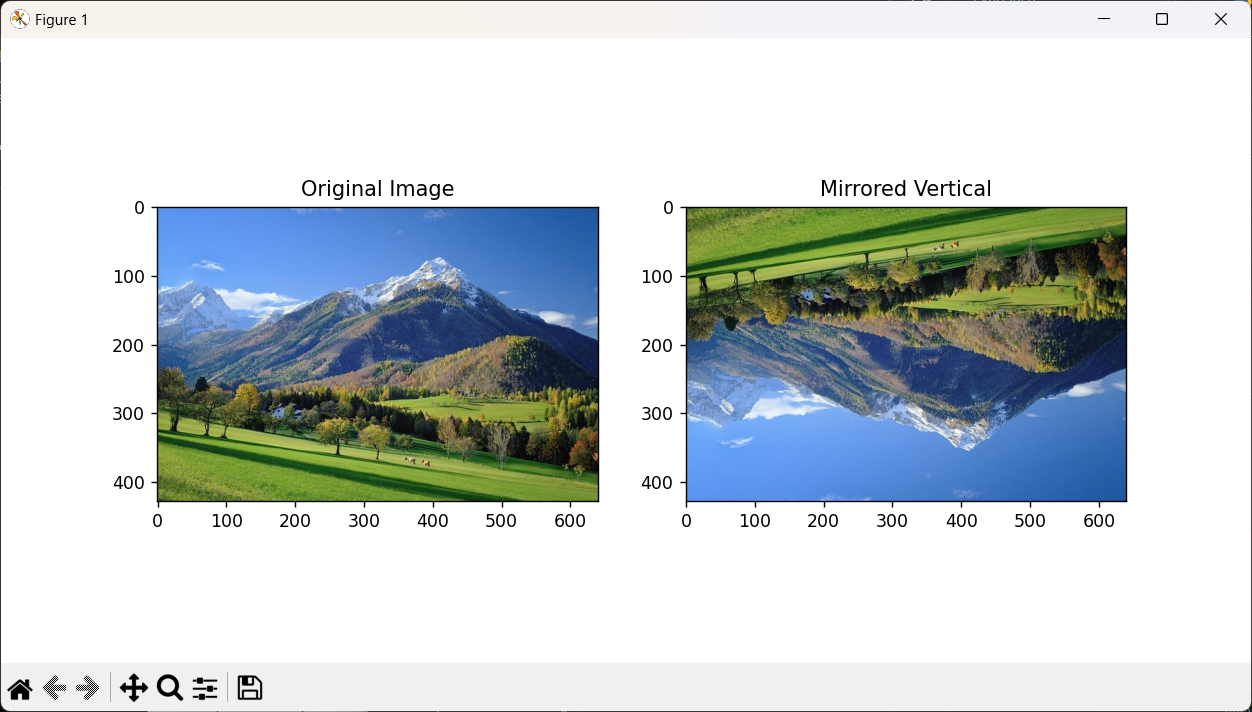

Write the Python code that produced this figure.
import numpy as np
import imageio as img
import matplotlib.pyplot as plt

# gambar
image = img.imread('D:\\gunung.jpg')

# Membuat mirror vertikal
mirrored_image = np.flip(image, axis=0)

# Menampilkan hasil
plt.figure(figsize=(10, 5))
plt.subplot(1, 2, 1)
plt.title("Original Image")
plt.imshow(image)

plt.subplot(1, 2, 2)
plt.title("Mirrored Vertical")
plt.imshow(mirrored_image)

plt.show()
